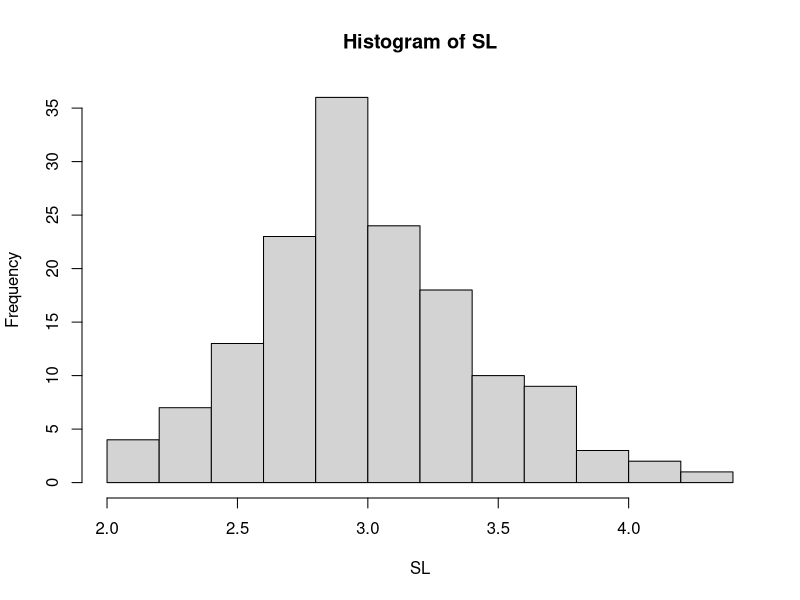
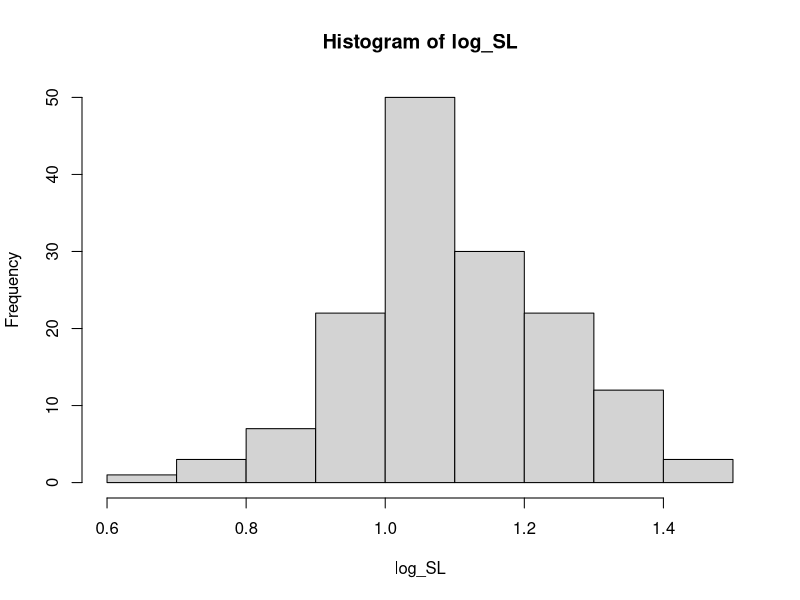
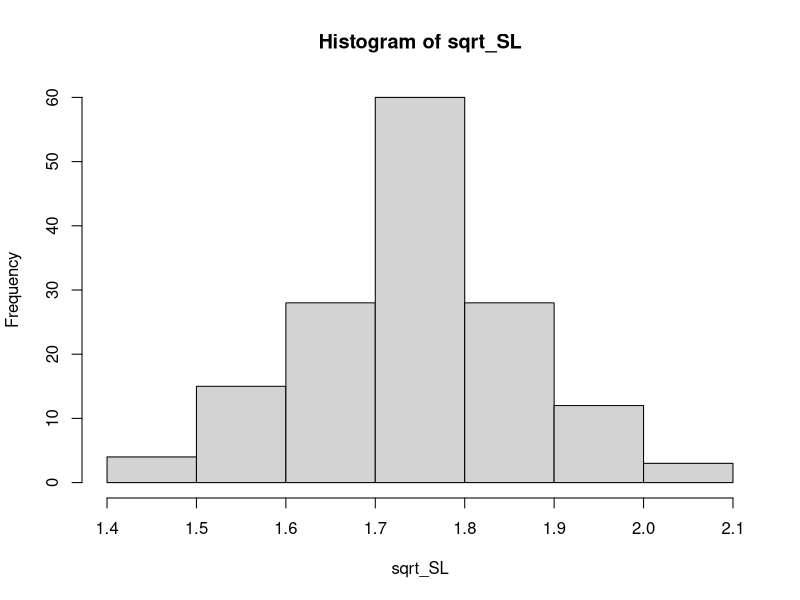
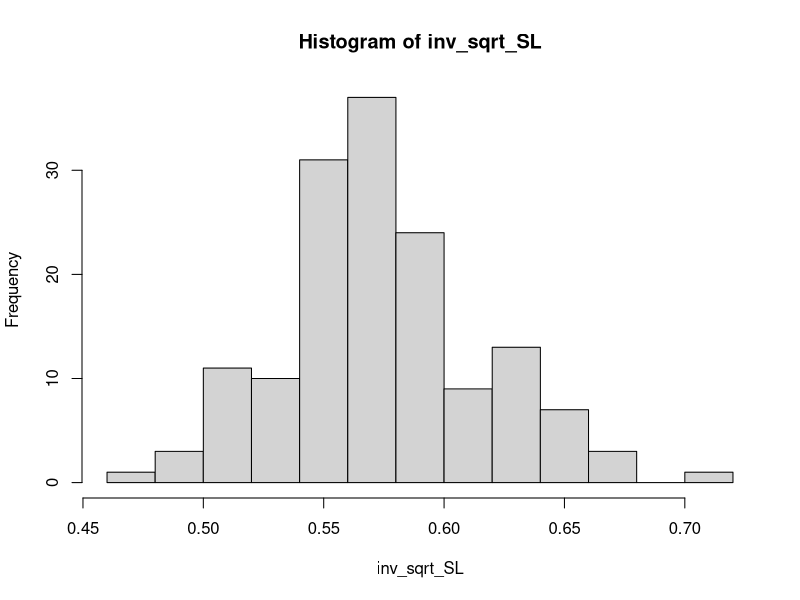

These charts were generated, in order, by the following R code:
library(psych)
setwd("~/GitHub/PA/Data_preparation")

SL <- rnorm(1000, mean = 0, sd = 1)
SL <- iris$Sepal.Width

log_SL <- log(SL)
sqrt_SL <- sqrt(SL)
inv_sqrt_SL <- 1/sqrt_SL

hist(SL)
hist(log_SL)
hist(sqrt_SL)
hist(inv_sqrt_SL)

skew(SL)
skew(log_SL)
skew(sqrt_SL)
skew(inv_sqrt_SL)
